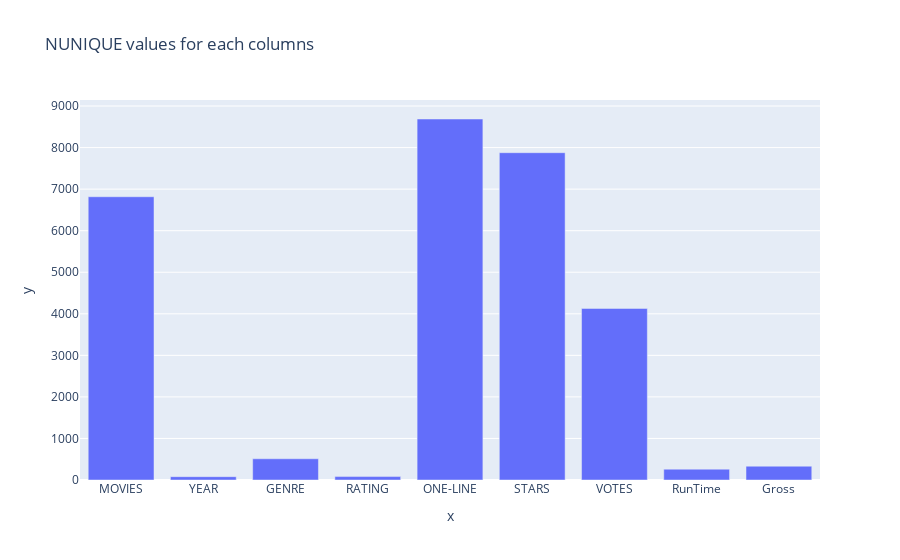

Notebook code cell kept with this figure:
### Code cell
# nunique values for each columns
px.bar(x=data1.columns,y=data1.nunique(),title="NUNIQUE values for each columns")

### Figure 1 — Plotly figure (JSON) as saved in the notebook; plotly's stock layout.template omitted (floating-point values rounded to 4 significant figures)
{"data": [{"alignmentgroup": "True", "hovertemplate": "x=%{x}<br>y=%{y}<extra></extra>", "legendgroup": "", "marker": {"color": "#636efa"}, "name": "", "offsetgroup": "", "orientation": "v", "showlegend": false, "textposition": "auto", "type": "bar", "x": ["MOVIES", "YEAR", "GENRE", "RATING", "ONE-LINE", "STARS", "VOTES", "RunTime", "Gross"], "xaxis": "x", "y": [6817, 80, 511, 82, 8688, 7877, 4129, 261, 332], "yaxis": "y"}], "layout": {"barmode": "relative", "legend": {"tracegroupgap": 0}, "title": {"text": "NUNIQUE values for each columns"}, "xaxis": {"anchor": "y", "domain": [0, 1], "title": {"text": "x"}}, "yaxis": {"anchor": "x", "domain": [0, 1], "title": {"text": "y"}}}}
